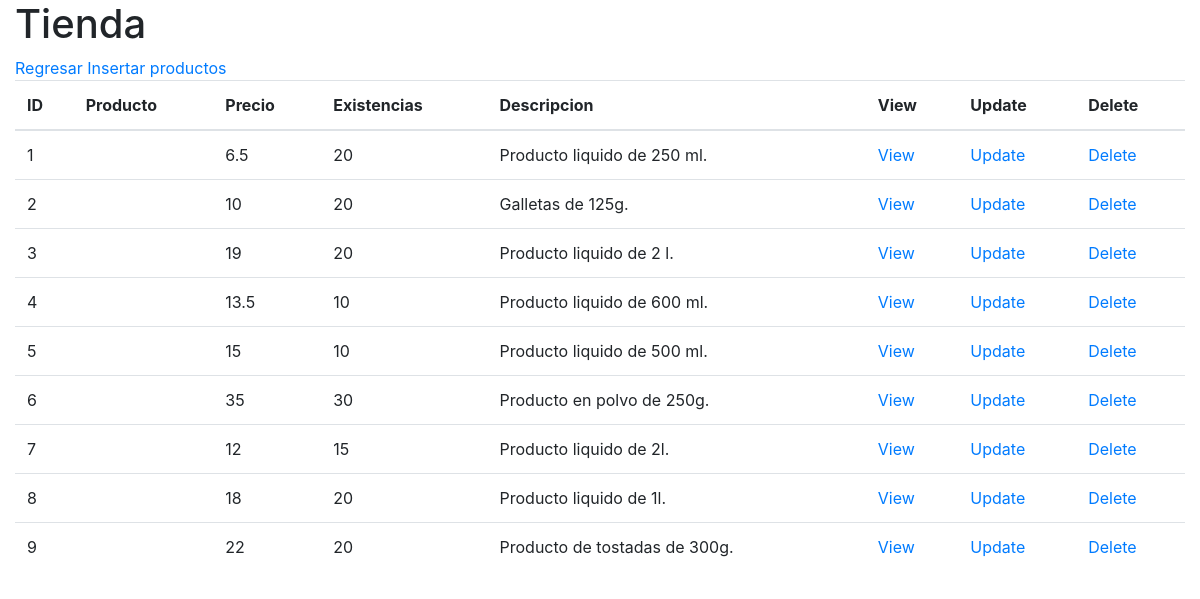
The app's page /productos/index.php, older data.
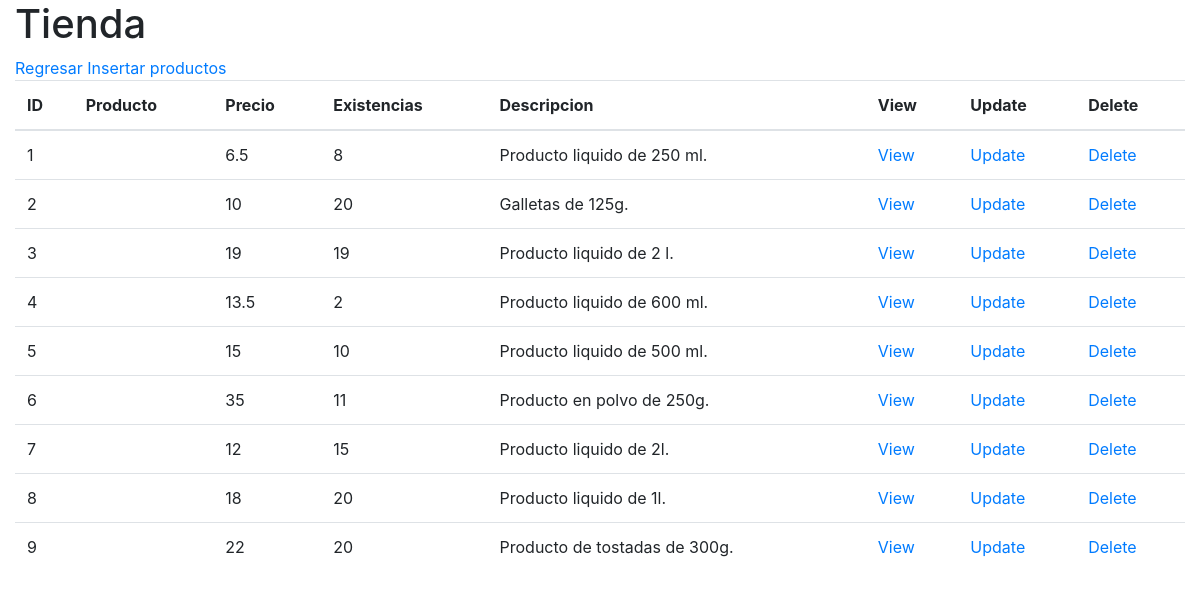
The same page, newer data.
### tables this page shows
CREATE TABLE producto(
       id_producto integer  primary key AUTOINCREMENT not null,
       producto varchar(100) not null,
       precio_venta decimal(11,2) not null,
       existencias integer not null,
       descripcion varchar(256) null
);

### productos/db/db_list.php (the view, shortened to what this page needs)
<?php
    $db = new SQLite3("../tienda.db");
    $resultado = $db->query("SELECT * from producto;");
    $table = "
        <table class='table'>
            <thead>
            <tr>
                <th>ID</th>
                <th>Producto</th>
                <th>Precio</th>
                <th>Existencias</th>
                <th>Descripcion</th>
                <th>View</th>
                <th>Update</th>
                <th>Delete</th>
            </tr>
            </thead>
            ";
    print($table);
    while ($row = $resultado->fetchArray()) {
        $id_producto = $row['id_producto'];
        $precio_venta = $row['precio_venta'];
        $existencias = $row['existencias'];
        $descripcion = $row['descripcion'];
        $table = "
            <tr>
                <td>$id_producto</td>
                <td>$nombre</td>
                <td>$precio_venta</td>
                <td>$existencias</td>
                <td>$descripcion</td>
                <td><a href='view.php?id_producto=$id_producto'>View</a></td>
                <td><a href='update.php?id_producto=$id_producto'>Update</a></td>
                <td><a href='delete.php?id_producto=$id_producto'>Delete</a></td>
            </tr>
        ";
        print($table);
    }
    print("</table>");
?>

### productos/index.php (shortened to what this page needs)
<!doctype html>
<html lang="es">
<head>
    <link rel="stylesheet" href="https://cdn.jsdelivr.net/npm/bootstrap@4.5.3/dist/css/bootstrap.min.css">
</head>
<body>
    <div class="container-fluid">
        <h1>Tienda</h1>
        <a href="../index.php">Regresar</a>
        <a href="insert.php">Insertar productos</a>
        <?php include 'db/db_list.php'; ?>
    </div>
</body>
</html>

Row changes from the older to the newer data that the page shows:
changed producto "Producto liquido de 250 ml.": existencias "20" → "8"
changed producto "Producto liquido de 2 l.": existencias "20" → "19"
changed producto "Producto liquido de 600 ml.": existencias "10" → "2"
changed producto "Producto en polvo de 250g.": existencias "30" → "11"
